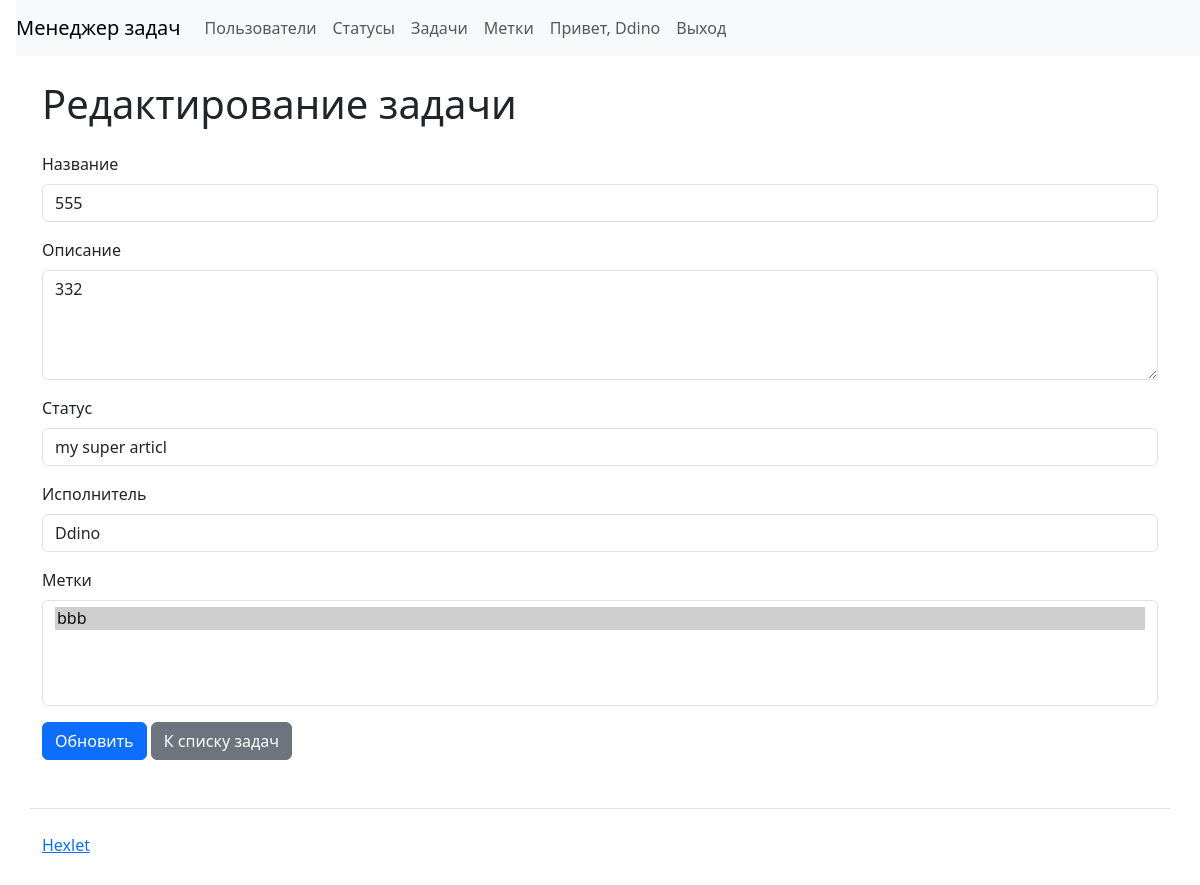
Page /tasks/2/update/ (signed in) on the earlier database version.
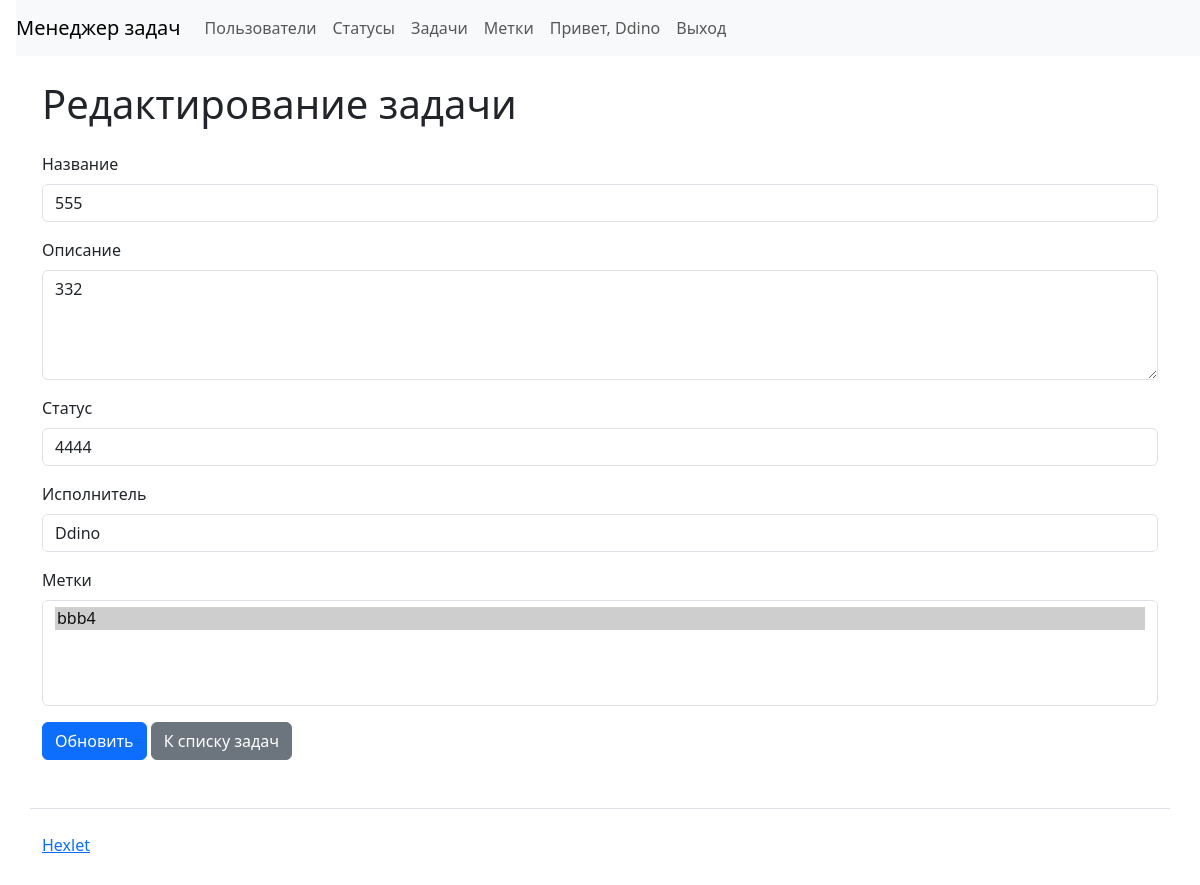
Same page on the later database version.
### task_manager/tasks/models.py (models this page shows, shortened)
class Task(models.Model):
    name = models.CharField(max_length=255, verbose_name='Название')
    description = models.TextField(blank=True, verbose_name='Описание')
    user = models.ForeignKey(
        User,
        on_delete=models.SET_NULL,
        null=True,
        blank=True,
        related_name='tasks',
        verbose_name='Исполнитель'
    )
    status = models.ForeignKey(
        Status,
        on_delete=models.PROTECT,
        related_name='tasks',
        verbose_name='Статус'
    )
    author = models.ForeignKey(
        User,
        on_delete=models.CASCADE,
        related_name='created_tasks',
        verbose_name='Автор'
    )
    labels = models.ManyToManyField(
        Label,
        blank=True,
        related_name='tasks',
        verbose_name='Метки'
    )
    created_at = models.DateTimeField(auto_now_add=True, verbose_name='Дата создания')
    class Meta:
        verbose_name = 'Задача'
        verbose_name_plural = 'Задачи'

### task_manager/tasks/views.py (the view)
# urls.py: path('<int:pk>/update/', TaskUpdateView.as_view(), name='task-update'),
class TaskUpdateView(LoginRequiredMixin, SuccessMessageMixin, UpdateView):
    model = Task
    form_class = TaskForm
    template_name = 'tasks/task_form.html'
    success_url = reverse_lazy('task-list')
    success_message = 'Задача успешно изменена'

### task_manager/tasks/forms.py
class TaskForm(forms.ModelForm):
    labels = forms.ModelMultipleChoiceField(
        queryset=Label.objects.all(),
        widget=forms.SelectMultiple(attrs={'class': 'form-control'}),
        required=False,
        label='Метки'
    )
    class Meta:
        model = Task
        fields = ['name', 'description', 'status', 'user', 'labels']
        widgets = {
            'name': forms.TextInput(attrs={'class': 'form-control'}),
            'description': forms.Textarea(attrs={'class': 'form-control', 'rows': 4}),
            'status': forms.Select(attrs={'class': 'form-control'}),
            'user': forms.Select(attrs={'class': 'form-control'}),
        }
    def __init__(self, *args, **kwargs):
        super().__init__(*args, **kwargs)
        self.fields['status'].required = True
        self.fields['user'].required = True

### task_manager/labels/models.py (called while the page is built)
    def __str__(self):
        return self.name

### task_manager/statuses/models.py (called while the page is built)
    def __str__(self):
        return self.name

### task_manager/templates/tasks/task_form.html (shortened to what this page needs)
{% extends 'base.html' %}
{% block content %}
<h1 class="my-4">
    {% if form.instance.pk %}Редактирование задачи{% else %}Создание задачи{% endif %}
</h1>
<form method="post">
    {% for field in form %}
    <div class="mb-3">
        <label for="{{ field.id_for_label }}" class="form-label">{{ field.label }}</label>
        {{ field }}
    </div>
    {% endfor %}
    <button type="submit" class="btn btn-primary">
        {% if form.instance.pk %}Обновить{% else %}Создать{% endif %}
    </button>
    <a href="{% url 'task-list' %}" class="btn btn-secondary">К списку задач</a>
</form>
{% endblock %}

Differences in the rows shown:
changed Task "Ddino": status "my super articl" → "4444"
Other differences:
form field labels: "bbb ☑" → "bbb4 ☑"
